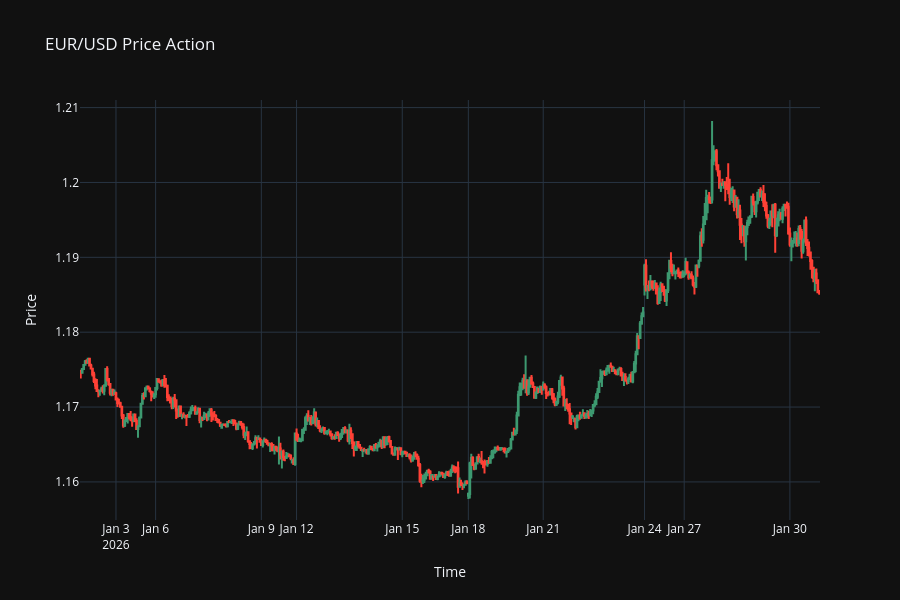

Notebook code cell kept with this figure:
### Markdown cell above
### Chart Visualization

### Code cell
plot_df = df.loc["2026-01-01":"2026-01-31"]

time_step = pd.Timedelta(plot_df.index.to_series().diff().median())
dynamic_dvalue = int(time_step.total_seconds() * 1000)

fig = go.Figure(data=[go.Candlestick(x=plot_df.index,
                open=plot_df["open"],
                high=plot_df["high"],
                low=plot_df["low"],
                close=plot_df["close"],
                name="Market Data")]
                )

fig.update_layout(
    title="EUR/USD Price Action",
    yaxis_title="Price",
    xaxis_title="Time",
    template="plotly_dark",
    xaxis_rangeslider_visible=False,
    height=600
)

# identify missing timestamps in the hourly data
full_timeline = pd.date_range(start=plot_df.index.min(), end=plot_df.index.max(), freq=time_step)
missing_timestamps = full_timeline.difference(pd.DatetimeIndex(plot_df.index))

# hide missing timestamps on the x-axis to avoid gaps in the candlestick chart
fig.update_xaxes(
    rangebreaks=[
        dict(values=missing_timestamps, dvalue=dynamic_dvalue)
    ]
)

fig.show()

### Figure 1 — Plotly figure (JSON) as saved in the notebook; plotly's stock layout.template omitted (floating-point values rounded to 4 significant figures; data arrays with more than 128 entries replaced by an {"elided": "..."} marker saying what was removed)
{"data": [{"close": {"elided": "504 float values"}, "high": {"elided": "504 float values"}, "low": {"elided": "504 float values"}, "name": "Market Data", "open": {"elided": "504 float values"}, "type": "candlestick", "x": {"elided": "504 str values"}}], "layout": {"height": 600, "title": {"text": "EUR/USD Price Action"}, "xaxis": {"rangebreaks": [{"dvalue": 3600000, "values": {"elided": "192 str values"}}], "rangeslider": {"visible": false}, "title": {"text": "Time"}}, "yaxis": {"title": {"text": "Price"}}}}
